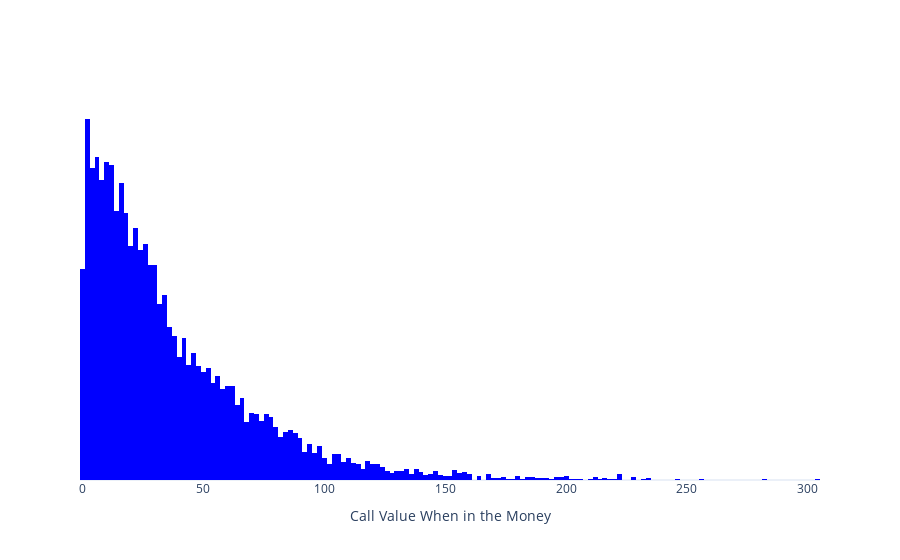

Write notebook code for a chart like this one.
### Markdown cell above
# FIGURE (IN THE MONEY CALL)

### Code cell
fig_call = go.Figure(
    go.Histogram(
        x=np.array(calls)-K, 
        marker=dict(color='blue')
    )
)
fig_call.update_layout(
    xaxis_title="Call Value When in the Money",
    yaxis_tickvals=[],
    template="plotly_white",
)
fig_call.show()

### Figure 1 — Plotly figure (JSON) as saved in the notebook; plotly's stock layout.template omitted (floating-point values rounded to 4 significant figures; data arrays with more than 128 entries replaced by an {"elided": "..."} marker saying what was removed)
{"data": [{"marker": {"color": "blue"}, "type": "histogram", "x": {"elided": "8128 float values"}}], "layout": {"xaxis": {"title": {"text": "Call Value When in the Money"}}, "yaxis": {"tickvals": []}}}
